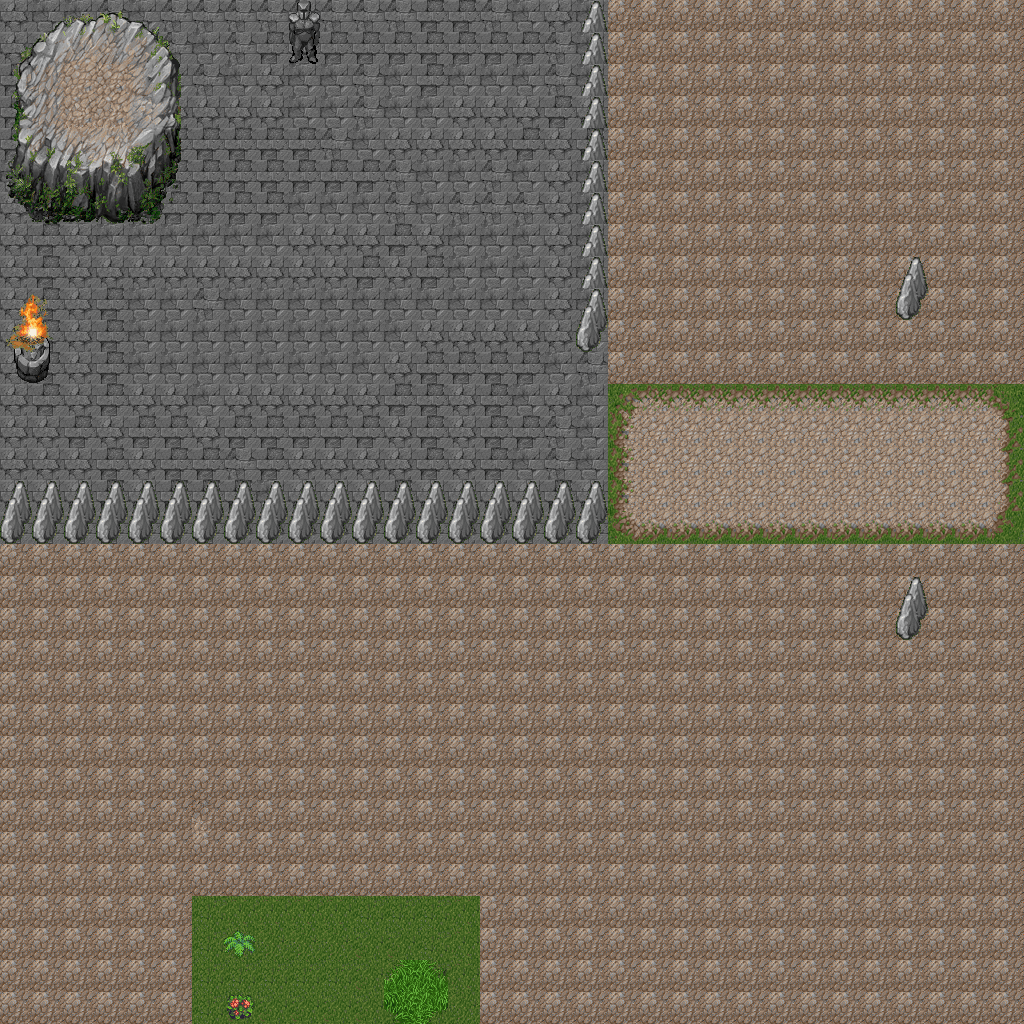

The image is a tile-based game level rendered from a .tmx file. Its description and source (layers, tilesets, objects; grid data summarised) follow:
An orthogonal 32x32 tile map with 32x32 px tiles, 3 tile layers (Tile Layer 1, Tile Layer 2, Tile Layer 3).

<map version="1.0" orientation="orthogonal" width="32" height="32" tilewidth="32" tileheight="32">
 <tileset firstgid="1" name="tileset1" tilewidth="32" tileheight="32">
  <image source="image.png" width="512" height="512" />
 </tileset>
 <layer name="Tile Layer 1" width="32" height="32">
  <data>[1024 cells, 1024 non-empty, 19 distinct tile ids]</data>
 </layer>
 <layer name="Tile Layer 2" width="32" height="32">
  <data>[1024 cells, 109 non-empty, 58 distinct tile ids]</data>
 </layer>
 <layer name="Tile Layer 3" width="32" height="32">
  <data>[1024 cells, 4 non-empty, 4 distinct tile ids]</data>
 </layer>
</map>
